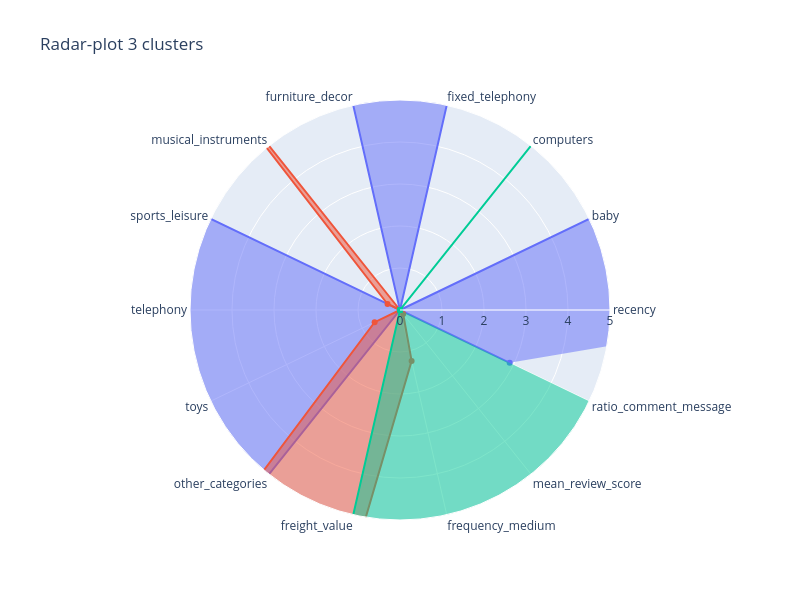

Notebook code for this chart:
### Code cell
plot_clusters_radar(centroid_normalized_cha)

### Figure 1 — Plotly figure (JSON) as saved in the notebook; plotly's stock layout.template omitted (floating-point values rounded to 4 significant figures)
{"data": [{"fill": "toself", "name": "Cluster 0", "r": [10, 10.0, 0, 10.0, 10, 0.002615, 10, 10.0, 10, 6.792, 0, 0, 0, 2.899], "theta": ["recency", "baby", "computers", "fixed_telephony", "furniture_decor", "musical_instruments", "sports_leisure", "telephony", "toys", "other_categories", "freight_value", "frequency_medium", "mean_review_score", "ratio_comment_message"], "type": "scatterpolar"}, {"fill": "toself", "name": "Cluster 1", "r": [0, 0, 0, 0, 0, 10, 0.3293, 0, 0.6705, 10, 10, 1.243, 0.1214, 0], "theta": ["recency", "baby", "computers", "fixed_telephony", "furniture_decor", "musical_instruments", "sports_leisure", "telephony", "toys", "other_categories", "freight_value", "frequency_medium", "mean_review_score", "ratio_comment_message"], "type": "scatterpolar"}, {"fill": "toself", "name": "Cluster 2", "r": [0, 0, 10, 0, 0, 0, 0, 0, 0, 0, 9.324, 10, 10, 10.0], "theta": ["recency", "baby", "computers", "fixed_telephony", "furniture_decor", "musical_instruments", "sports_leisure", "telephony", "toys", "other_categories", "freight_value", "frequency_medium", "mean_review_score", "ratio_comment_message"], "type": "scatterpolar"}], "layout": {"height": 600, "polar": {"radialaxis": {"range": [0, 5], "visible": true}}, "showlegend": false, "title": {"text": "Radar-plot 3 clusters"}, "width": 800}}
